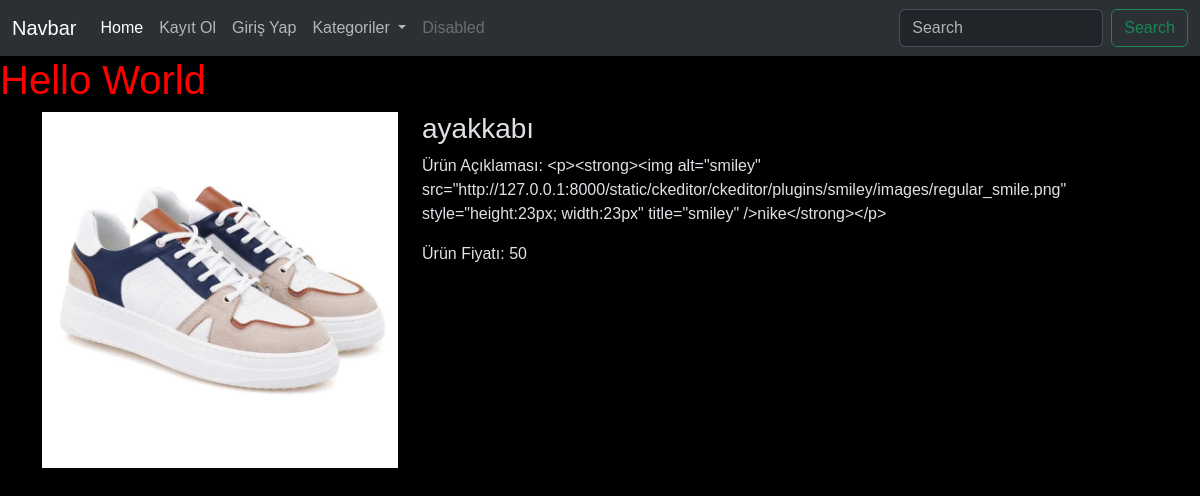
The app's page /product/4 with its own data.
### products/models.py (models this page shows, shortened)
class Product(models.Model):
    owner = models.ForeignKey(User, on_delete = models.CASCADE, null = True, verbose_name = "Satıcı")
    category = models.ForeignKey(Category, on_delete = models.SET_NULL, null = True, verbose_name = "Kategori")
    sub_category = models.ManyToManyField(SubCategory)
    name = models.CharField(max_length = 100, verbose_name = "Ürün İsmi")
    content = RichTextField(verbose_name = "Ürün Açıklaması") #text area
    price = models.IntegerField(default = 0) #type number DecimalField binli rakamlar için
    image = models.FileField(upload_to = "products/", null = True)
    favorites = models.ManyToManyField(User, verbose_name = "Favoriye Ekleyenler", related_name = "favorite_product")
    created_at = models.DateTimeField(auto_now_add = True, null = True, verbose_name = "Oluşturulma Tarihi")
    class Meta:
        verbose_name_plural= "Ürünler"
        verbose_name = "Ürün"

### products/views.py (the view)
# urls.py: path('product/<int:productId>', detail, name="detail"),
def detail(request, productId):
    product = Product.objects.get(id = productId)
    context = {
        "product":product
    }
    return render (request, "detail.html", context)

### products/context_processor.py (called while the page is built)
def get_categories(request):
    categories = Category.objects.all()
    return {'categories': categories}

def get_count(request):
    sepetAdeti = Cart.objects.filter(buyer = request.user).count() if request.user.is_authenticated else ""
    return {'sepetAdeti':sepetAdeti}

### products/templates/detail.html (shortened to what this page needs)
{% extends "index.html" %}
{% block content %}
      <div class="row">
        <div class="col-md-4">
            <img src="{{product.image.url}}" width="100%" alt="">
        </div>
        <div class="col-md-8">
            <h3> {{product.name}} </h3>
            <p> Ürün Açıklaması: {{product.content}} </p>
            <p> Ürün Fiyatı: {{product.price}} </p>
        </div>
      </div>
{% endblock content %}

### products/static/style.css (style rules this page uses)
body { background-color: black!important; font-family: 'Gill Sans', 'Gill Sans MT', Calibri, 'Trebuchet MS', sans-serif; }

### records on screen
Product: image (picture), name "ayakkabı", content "<p><strong><img alt=\"smiley\" src=\"http://127.0.0.1:8000/static/ckeditor/ckeditor/plugins/smiley/images/regular_smile.png\" style=\"height:23px; width:23px\" title=\"smiley\" />nike</strong></p>", price "50"
